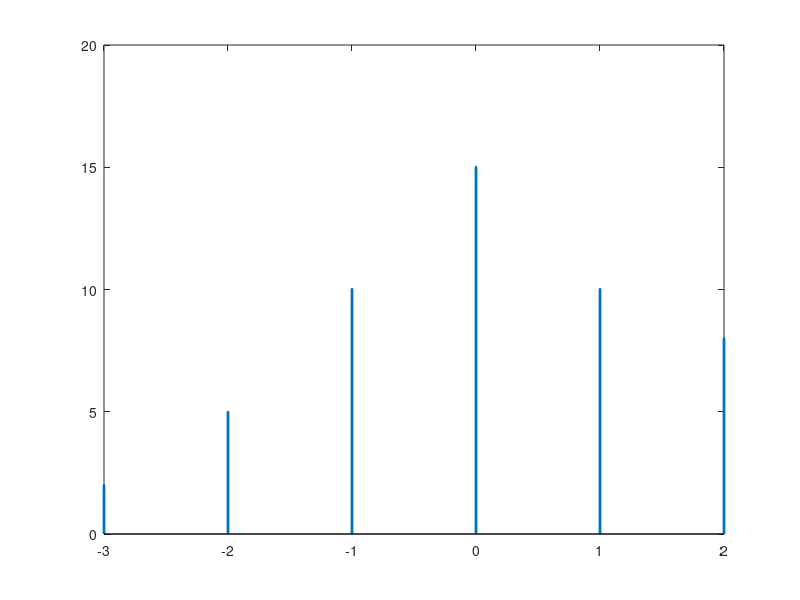

Source code (MATLAB):
clc;clear all; close all;
##Get the inputs
#x = input('enter the input sequence of a signal x(n)');
#h = input('enter the input sequence of a signal h(n)');

h = [1 2 3 4]; #... Impulse response
x = [2 1 2]; #... Input sequence
%Find the length of a signal

%Find the length of y(n)

%Zero padding to make the length = N
X = [x, zeros(1, length(h))];

H = [h, zeros(1, length(x))];

N = length(x)+length(h)-1;
%Initialize the output with zero
y = zeros(1,N);
%Perform the linear convulation

y = zeros(1, N);

for i=1:N
    for j=1:length(x)
        if(i-j+1>0)
            y(i) = y(i)+X(j)*H(i-j+1);
        end
    end
end


 %plot the inputs and outputs

 z1 = 2; #... 0th index of x
 z2 = 3; #... 0th index of h
 index = (z1+z2-1); #... 0th index of ans
 t = -(index-1):length(y)-index; #... time(n)
  #disp(y);
stem(t, y,'.','LineWidth',2);

 #plot(t,y);
#axis([0,size+5,min(output)-5,max(output)+5])
